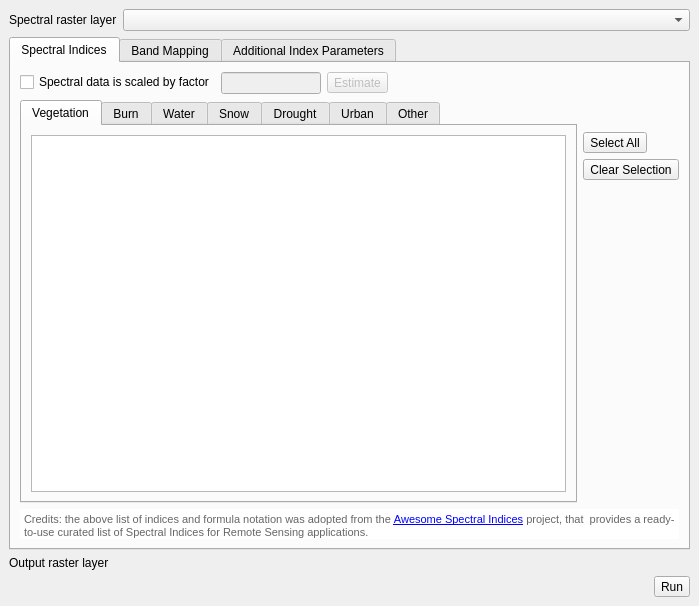
<?xml version="1.0" encoding="UTF-8"?>
<ui version="4.0">
 <class>MainWindow</class>
 <widget class="QMainWindow" name="MainWindow">
  <property name="geometry">
   <rect>
    <x>0</x>
    <y>0</y>
    <width>699</width>
    <height>606</height>
   </rect>
  </property>
  <property name="windowTitle">
   <string>Spectral Index Creator</string>
  </property>
  <widget class="QWidget" name="centralwidget">
   <layout class="QVBoxLayout" name="verticalLayout_2">
    <item>
     <layout class="QFormLayout" name="formLayout_3">
      <property name="topMargin">
       <number>0</number>
      </property>
      <item row="0" column="0">
       <widget class="QLabel" name="label_30">
        <property name="text">
         <string>Spectral raster layer</string>
        </property>
       </widget>
      </item>
      <item row="0" column="1">
       <widget class="QgsMapLayerComboBox" name="mLayer">
        <property name="currentIndex">
         <number>-1</number>
        </property>
        <property name="allowEmptyLayer">
         <bool>true</bool>
        </property>
       </widget>
      </item>
     </layout>
    </item>
    <item>
     <widget class="QTabWidget" name="obj">
      <property name="currentIndex">
       <number>0</number>
      </property>
      <property name="iconSize">
       <size>
        <width>32</width>
        <height>32</height>
       </size>
      </property>
      <widget class="QWidget" name="tab_15">
       <attribute name="title">
        <string>Spectral Indices</string>
       </attribute>
       <layout class="QVBoxLayout" name="verticalLayout_41">
        <item>
         <layout class="QFormLayout" name="formLayout_4">
          <property name="topMargin">
           <number>0</number>
          </property>
          <item row="0" column="1">
           <layout class="QHBoxLayout" name="horizontalLayout">
            <item>
             <widget class="QLineEdit" name="mReflectanceScaleFactor">
              <property name="enabled">
               <bool>false</bool>
              </property>
              <property name="sizePolicy">
               <sizepolicy hsizetype="Fixed" vsizetype="Fixed">
                <horstretch>0</horstretch>
                <verstretch>0</verstretch>
               </sizepolicy>
              </property>
              <property name="minimumSize">
               <size>
                <width>100</width>
                <height>0</height>
               </size>
              </property>
              <property name="text">
               <string/>
              </property>
             </widget>
            </item>
            <item>
             <widget class="QToolButton" name="mEstimateReflectanceScaleFactor">
              <property name="enabled">
               <bool>false</bool>
              </property>
              <property name="text">
               <string>Estimate</string>
              </property>
             </widget>
            </item>
            <item>
             <spacer name="horizontalSpacer_2">
              <property name="orientation">
               <enum>Qt::Horizontal</enum>
              </property>
              <property name="sizeHint" stdset="0">
               <size>
                <width>638</width>
                <height>17</height>
               </size>
              </property>
             </spacer>
            </item>
           </layout>
          </item>
          <item row="0" column="0">
           <widget class="QCheckBox" name="mUseReflectanceScaleFactor">
            <property name="text">
             <string>Spectral data is scaled by factor</string>
            </property>
           </widget>
          </item>
         </layout>
        </item>
        <item>
         <layout class="QHBoxLayout" name="horizontalLayout_5">
          <item>
           <widget class="QTabWidget" name="tabWidget_6">
            <property name="currentIndex">
             <number>0</number>
            </property>
            <property name="iconSize">
             <size>
              <width>32</width>
              <height>32</height>
             </size>
            </property>
            <widget class="QWidget" name="tab_16">
             <attribute name="title">
              <string>Vegetation</string>
             </attribute>
             <layout class="QVBoxLayout" name="verticalLayout_43">
              <item>
               <widget class="QListWidget" name="mAsiVegatation">
                <property name="editTriggers">
                 <set>QAbstractItemView::NoEditTriggers</set>
                </property>
                <property name="alternatingRowColors">
                 <bool>true</bool>
                </property>
                <property name="selectionMode">
                 <enum>QAbstractItemView::NoSelection</enum>
                </property>
               </widget>
              </item>
             </layout>
            </widget>
            <widget class="QWidget" name="tab_17">
             <attribute name="title">
              <string>Burn</string>
             </attribute>
             <layout class="QVBoxLayout" name="verticalLayout_44">
              <item>
               <widget class="QListWidget" name="mAsiBurn">
                <property name="alternatingRowColors">
                 <bool>true</bool>
                </property>
               </widget>
              </item>
             </layout>
            </widget>
            <widget class="QWidget" name="tab_18">
             <attribute name="title">
              <string>Water</string>
             </attribute>
             <layout class="QVBoxLayout" name="verticalLayout_45">
              <item>
               <widget class="QListWidget" name="mAsiWater">
                <property name="alternatingRowColors">
                 <bool>true</bool>
                </property>
               </widget>
              </item>
             </layout>
            </widget>
            <widget class="QWidget" name="tab_19">
             <attribute name="title">
              <string>Snow</string>
             </attribute>
             <layout class="QVBoxLayout" name="verticalLayout_46">
              <item>
               <widget class="QListWidget" name="mAsiSnow">
                <property name="alternatingRowColors">
                 <bool>true</bool>
                </property>
               </widget>
              </item>
             </layout>
            </widget>
            <widget class="QWidget" name="tab_20">
             <attribute name="title">
              <string>Drought</string>
             </attribute>
             <layout class="QVBoxLayout" name="verticalLayout_47">
              <item>
               <widget class="QListWidget" name="mAsiDrought">
                <property name="alternatingRowColors">
                 <bool>true</bool>
                </property>
               </widget>
              </item>
             </layout>
            </widget>
            <widget class="QWidget" name="tab_21">
             <attribute name="title">
              <string>Urban</string>
             </attribute>
             <layout class="QVBoxLayout" name="verticalLayout_42">
              <item>
               <widget class="QListWidget" name="mAsiUrban">
                <property name="alternatingRowColors">
                 <bool>true</bool>
                </property>
               </widget>
              </item>
             </layout>
            </widget>
            <widget class="QWidget" name="tab_22">
             <attribute name="title">
              <string>Other</string>
             </attribute>
             <layout class="QVBoxLayout" name="verticalLayout_48">
              <item>
               <widget class="QListWidget" name="mAsiOther">
                <property name="alternatingRowColors">
                 <bool>true</bool>
                </property>
               </widget>
              </item>
             </layout>
            </widget>
           </widget>
          </item>
          <item>
           <layout class="QVBoxLayout" name="verticalLayout_6" stretch="1,0,0,10">
            <item>
             <spacer name="verticalSpacer_2">
              <property name="orientation">
               <enum>Qt::Vertical</enum>
              </property>
              <property name="sizeHint" stdset="0">
               <size>
                <width>20</width>
                <height>40</height>
               </size>
              </property>
             </spacer>
            </item>
            <item>
             <widget class="QToolButton" name="mSelectAll">
              <property name="text">
               <string>Select All</string>
              </property>
             </widget>
            </item>
            <item>
             <widget class="QToolButton" name="mClearSelection">
              <property name="text">
               <string>Clear Selection</string>
              </property>
             </widget>
            </item>
            <item>
             <spacer name="verticalSpacer">
              <property name="orientation">
               <enum>Qt::Vertical</enum>
              </property>
              <property name="sizeHint" stdset="0">
               <size>
                <width>20</width>
                <height>40</height>
               </size>
              </property>
             </spacer>
            </item>
           </layout>
          </item>
         </layout>
        </item>
        <item>
         <widget class="QTextEdit" name="textEdit_4">
          <property name="enabled">
           <bool>true</bool>
          </property>
          <property name="sizePolicy">
           <sizepolicy hsizetype="Expanding" vsizetype="Fixed">
            <horstretch>0</horstretch>
            <verstretch>0</verstretch>
           </sizepolicy>
          </property>
          <property name="maximumSize">
           <size>
            <width>16777215</width>
            <height>30</height>
           </size>
          </property>
          <property name="frameShape">
           <enum>QFrame::NoFrame</enum>
          </property>
          <property name="verticalScrollBarPolicy">
           <enum>Qt::ScrollBarAlwaysOff</enum>
          </property>
          <property name="horizontalScrollBarPolicy">
           <enum>Qt::ScrollBarAlwaysOff</enum>
          </property>
          <property name="readOnly">
           <bool>true</bool>
          </property>
          <property name="html">
           <string>&lt;!DOCTYPE HTML PUBLIC &quot;-//W3C//DTD HTML 4.0//EN&quot; &quot;http://www.w3.org/TR/REC-html40/strict.dtd&quot;&gt;
&lt;html&gt;&lt;head&gt;&lt;meta name=&quot;qrichtext&quot; content=&quot;1&quot; /&gt;&lt;style type=&quot;text/css&quot;&gt;
p, li { white-space: pre-wrap; }
&lt;/style&gt;&lt;/head&gt;&lt;body style=&quot; font-family:'MS Shell Dlg 2'; font-size:8.25pt; font-weight:400; font-style:normal;&quot;&gt;
&lt;p style=&quot; margin-top:12px; margin-bottom:12px; margin-left:0px; margin-right:0px; -qt-block-indent:0; text-indent:0px;&quot;&gt;&lt;span style=&quot; font-size:8pt; color:#666666;&quot;&gt;Credits: the above list of indices and formula notation was adopted from the &lt;/span&gt;&lt;a href=&quot;https://awesome-ee-spectral-indices.readthedocs.io/&quot;&gt;&lt;span style=&quot; font-size:8pt; text-decoration: underline; color:#0000ff;&quot;&gt;Awesome Spectral Indices&lt;/span&gt;&lt;/a&gt;&lt;span style=&quot; font-size:8pt; color:#666666;&quot;&gt; project, that  provides a ready-to-use curated list of Spectral Indices for Remote Sensing applications.&lt;/span&gt;&lt;/p&gt;&lt;/body&gt;&lt;/html&gt;</string>
          </property>
          <property name="textInteractionFlags">
           <set>Qt::TextBrowserInteraction</set>
          </property>
         </widget>
        </item>
       </layout>
      </widget>
      <widget class="QWidget" name="tab_13">
       <attribute name="title">
        <string>Band Mapping</string>
       </attribute>
       <layout class="QVBoxLayout" name="verticalLayout_11">
        <item>
         <widget class="QTableWidget" name="mBandMapping">
          <property name="alternatingRowColors">
           <bool>true</bool>
          </property>
          <attribute name="horizontalHeaderDefaultSectionSize">
           <number>200</number>
          </attribute>
          <attribute name="horizontalHeaderStretchLastSection">
           <bool>true</bool>
          </attribute>
          <attribute name="verticalHeaderVisible">
           <bool>false</bool>
          </attribute>
          <column>
           <property name="text">
            <string>Band name</string>
           </property>
          </column>
          <column>
           <property name="text">
            <string>Identifier</string>
           </property>
          </column>
          <column>
           <property name="text">
            <string>Wavelength range (Nanometers)</string>
           </property>
          </column>
          <column>
           <property name="text">
            <string>Raster band</string>
           </property>
          </column>
         </widget>
        </item>
        <item>
         <widget class="QTextEdit" name="textEdit_3">
          <property name="enabled">
           <bool>true</bool>
          </property>
          <property name="sizePolicy">
           <sizepolicy hsizetype="Expanding" vsizetype="Fixed">
            <horstretch>0</horstretch>
            <verstretch>0</verstretch>
           </sizepolicy>
          </property>
          <property name="maximumSize">
           <size>
            <width>16777215</width>
            <height>30</height>
           </size>
          </property>
          <property name="frameShape">
           <enum>QFrame::NoFrame</enum>
          </property>
          <property name="verticalScrollBarPolicy">
           <enum>Qt::ScrollBarAlwaysOff</enum>
          </property>
          <property name="horizontalScrollBarPolicy">
           <enum>Qt::ScrollBarAlwaysOff</enum>
          </property>
          <property name="readOnly">
           <bool>true</bool>
          </property>
          <property name="html">
           <string>&lt;!DOCTYPE HTML PUBLIC &quot;-//W3C//DTD HTML 4.0//EN&quot; &quot;http://www.w3.org/TR/REC-html40/strict.dtd&quot;&gt;
&lt;html&gt;&lt;head&gt;&lt;meta name=&quot;qrichtext&quot; content=&quot;1&quot; /&gt;&lt;style type=&quot;text/css&quot;&gt;
p, li { white-space: pre-wrap; }
&lt;/style&gt;&lt;/head&gt;&lt;body style=&quot; font-family:'MS Shell Dlg 2'; font-size:8.25pt; font-weight:400; font-style:normal;&quot;&gt;
&lt;p style=&quot; margin-top:0px; margin-bottom:0px; margin-left:0px; margin-right:0px; -qt-block-indent:0; text-indent:0px;&quot;&gt;For spectral raster layer, the band that is closest to the center wavelength and inside the range, is selected automatically. Indices that require bands, that aren't selected, are skipped silently.&lt;/p&gt;&lt;/body&gt;&lt;/html&gt;</string>
          </property>
         </widget>
        </item>
       </layout>
      </widget>
      <widget class="QWidget" name="tab">
       <attribute name="title">
        <string>Additional Index Parameters</string>
       </attribute>
       <layout class="QVBoxLayout" name="verticalLayout_3">
        <item>
         <widget class="QTableWidget" name="mAdditionalIndexParameters">
          <property name="alternatingRowColors">
           <bool>true</bool>
          </property>
          <column>
           <property name="text">
            <string>Parameter name</string>
           </property>
          </column>
          <column>
           <property name="text">
            <string>Identifier</string>
           </property>
          </column>
          <column>
           <property name="text">
            <string>Value</string>
           </property>
          </column>
         </widget>
        </item>
       </layout>
      </widget>
     </widget>
    </item>
    <item>
     <layout class="QHBoxLayout" name="horizontalLayout_2">
      <item>
       <widget class="QLabel" name="label_36">
        <property name="text">
         <string>Output raster layer</string>
        </property>
       </widget>
      </item>
      <item>
       <widget class="QgsFileWidget" name="mFilename">
        <property name="filter">
         <string>VRT files (*.vrt)</string>
        </property>
        <property name="storageMode">
         <enum>QgsFileWidget::SaveFile</enum>
        </property>
       </widget>
      </item>
     </layout>
    </item>
    <item>
     <layout class="QHBoxLayout" name="horizontalLayout_4">
      <item>
       <spacer name="horizontalSpacer">
        <property name="orientation">
         <enum>Qt::Horizontal</enum>
        </property>
        <property name="sizeHint" stdset="0">
         <size>
          <width>40</width>
          <height>20</height>
         </size>
        </property>
       </spacer>
      </item>
      <item>
       <widget class="QToolButton" name="mRun">
        <property name="text">
         <string>Run</string>
        </property>
        <property name="toolButtonStyle">
         <enum>Qt::ToolButtonTextBesideIcon</enum>
        </property>
       </widget>
      </item>
     </layout>
    </item>
   </layout>
  </widget>
 </widget>
 <customwidgets>
  <customwidget>
   <class>QgsFileWidget</class>
   <extends>QWidget</extends>
   <header>qgsfilewidget.h</header>
  </customwidget>
  <customwidget>
   <class>QgsMapLayerComboBox</class>
   <extends>QComboBox</extends>
   <header>qgsmaplayercombobox.h</header>
  </customwidget>
 </customwidgets>
 <resources/>
 <connections>
  <connection>
   <sender>mUseReflectanceScaleFactor</sender>
   <signal>toggled(bool)</signal>
   <receiver>mReflectanceScaleFactor</receiver>
   <slot>setEnabled(bool)</slot>
   <hints>
    <hint type="sourcelabel">
     <x>122</x>
     <y>76</y>
    </hint>
    <hint type="destinationlabel">
     <x>267</x>
     <y>80</y>
    </hint>
   </hints>
  </connection>
  <connection>
   <sender>mUseReflectanceScaleFactor</sender>
   <signal>toggled(bool)</signal>
   <receiver>mEstimateReflectanceScaleFactor</receiver>
   <slot>setEnabled(bool)</slot>
   <hints>
    <hint type="sourcelabel">
     <x>77</x>
     <y>78</y>
    </hint>
    <hint type="destinationlabel">
     <x>334</x>
     <y>84</y>
    </hint>
   </hints>
  </connection>
 </connections>
</ui>
